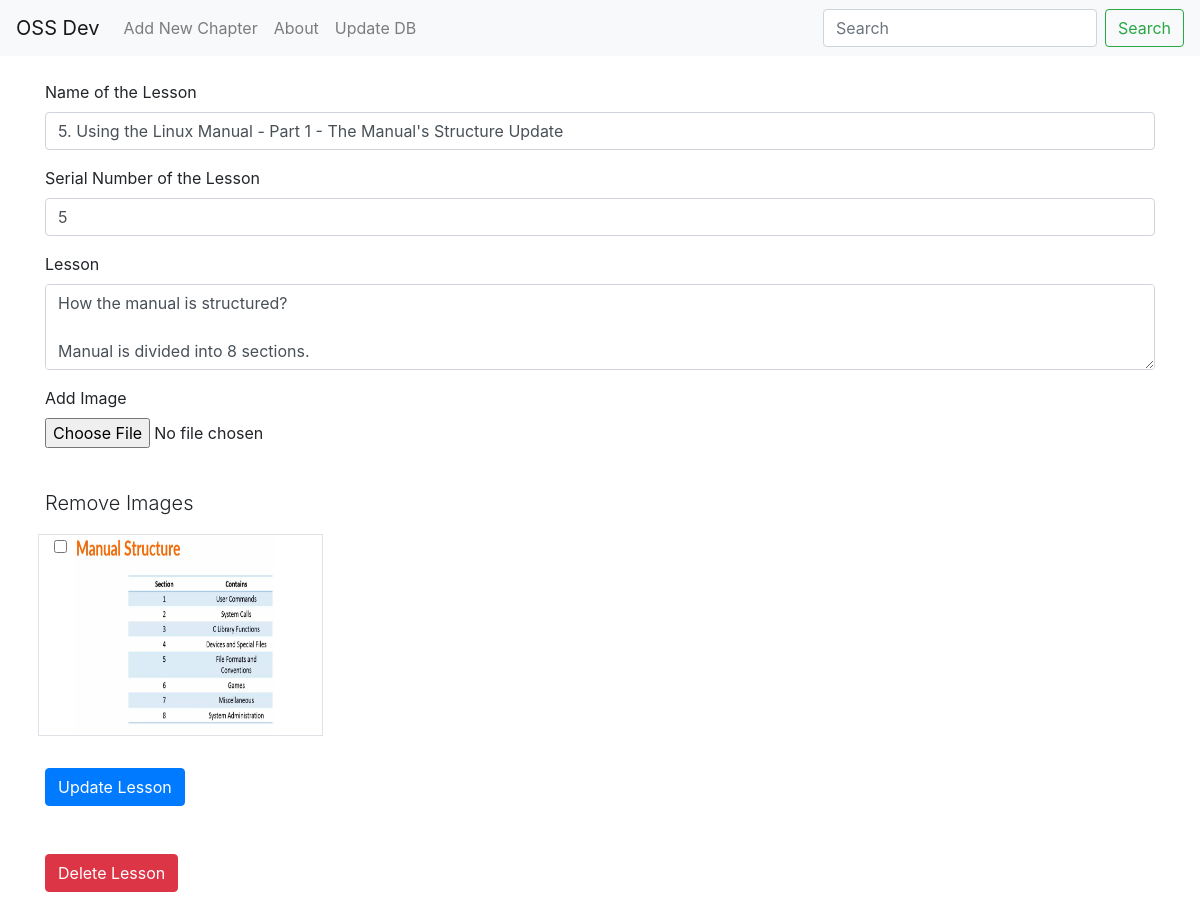
The app's page /update/lesson/5, older data.
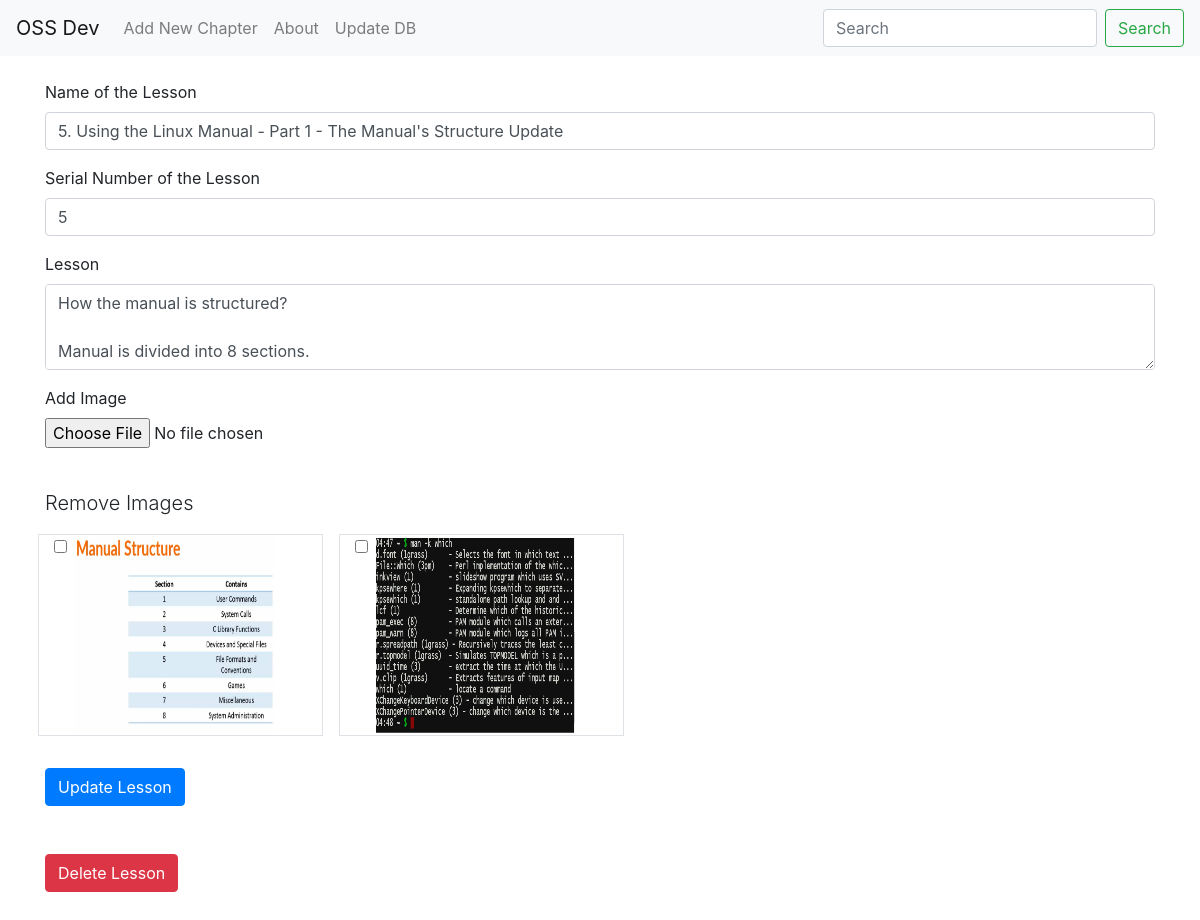
The same page, newer data.
### flask_app.py (models this page shows, shortened)
class Lessons(db.Model):
    __tablename__ = 'lessons'
    id = db.Column(db.Integer, primary_key=True)
    name = db.Column(db.String)
    slno = db.Column(db.Integer)
    lesson = db.Column(db.Text)
    chapter = db.Column(db.Integer, db.ForeignKey('chapters.id'))
    images = db.relationship('Images', cascade="all,delete", backref='my_lesson', lazy='dynamic')

class Images(db.Model):
    __tablename__ = 'images'
    id = db.Column(db.Integer, primary_key=True)
    image_path = db.Column(db.String)
    lesson = db.Column(db.Integer, db.ForeignKey('lessons.id'))

### flask_app.py (the view, shortened to what this page needs)
@app.route('/update/lesson/<int:id>', methods=['GET', 'POST'])
def updateLesson(id):
    lesson = Lessons.query.get(id)
    images = Images.query.filter_by(lesson=lesson.id)
    if request.method=='GET':
        return render_template('updateLesson.html', lesson=lesson, images=images, courseName=courseName, courseAbout=courseAbout)

### templates/updateLesson.html (shortened to what this page needs)
{% extends "base.html" %}
{% block body %}
<div class="container my-4">
    <form action="{{url_for('updateLesson', id=lesson.id)}}" method="POST" enctype="multipart/form-data">
        <div class="form-group">
            <label for="lesson_name">Name of the Lesson</label>
            {% if edited_name %}
            <input type="text" class="form-control" id="lesson_name" name="lesson_name" value="{{edited_name}}">
            {% else %}
            <input type="text" class="form-control" id="lesson_name" name="lesson_name" value="{{lesson.name}}">
            {% endif %}
        </div>
        <div class="form-group">
            <label for="slno">Serial Number of the Lesson</label>
            {% if edited_slno %}
            <input type="number" class="form-control" id="slno" name="slno" value="{{edited_slno}}">
            {% else %}
            <input type="number" class="form-control" id="slno" name="slno" value="{{lesson.slno}}">
            {% endif %}
        </div>
        <div class="form-group">
            <label for="lesson">Lesson</label>
            {% if edited_lesson %}
            <textarea class="form-control" name="lesson" id="lesson" rows="3">{{edited_lesson}}</textarea>
            {% else %}
            <textarea class="form-control" name="lesson" id="lesson" rows="3">{{lesson.lesson}}</textarea>
            {% endif %}
        </div>
        <div class="form-group">
            <label for="image">Add Image</label>
            <input type="file" name="image" class="form-control-file" id="image">
        </div>
        <br>
        {% if images.count() > 0 %}
        <label for="" class="lead">Remove Images</label>
        {% endif %}
        <div class="row">
            {% for image in images %}
            <div class="col-3 m-2 border">
                <div class="form-check">
                    <input class="form-check-input" name="rmv_imgs" type="checkbox" value="{{image.id}}"
                        id="image{{loop.index}}">
                    <label class="form-check-label" for="image{{loop.index}}">
                        <img src="/static/img/{{image.image_path}}" width="200px" height="200px" alt="">
                    </label>
                </div>
            </div>
            {% endfor %}
        </div>
        <button type="button" class="btn btn-primary my-4" data-toggle="modal" data-target="#updateModal">
            Update Lesson
        </button>
    </form>
    <button type="button" class="btn btn-danger my-4" data-toggle="modal" data-target="#deleteModal">
        Delete Lesson
    </button>
</div>
{% endblock %}

### templates/base.html (shortened to what this page needs)
<!doctype html>
<html lang="en">
<head>
    <link rel="stylesheet" href="https://maxcdn.bootstrapcdn.com/bootstrap/4.0.0/css/bootstrap.min.css"
>
</head>
<body>
    <nav class="navbar navbar-expand-lg navbar-light bg-light">
        <a class="navbar-brand" href="{{url_for('home')}}">{{courseName}}</a>
        <div class="collapse navbar-collapse" id="navbarSupportedContent">
            <ul class="navbar-nav mr-auto">
                <li class="nav-item">
                    <a class="nav-link" href="{{url_for('newchapter')}}">Add New Chapter</a>
                </li>
		        <li class="nav-item">
                    <a class="nav-link" href="{{url_for('about')}}">About</a>
                </li>
                <li class="nav-item">
                    <a class="nav-link" href="{{url_for('updatedb')}}">Update DB</a>
                </li>
            </ul>
            <form class="form-inline my-2 my-lg-0" action="{{url_for('search')}}" method="GET">
                <input class="form-control mr-sm-2" type="search" name="search" placeholder="Search" aria-label="Search" autocomplete="off">
                <button class="btn btn-outline-success my-2 my-sm-0" type="submit">Search</button>
            </form>
        </div>
    </nav>
    {% block body %} {% endblock %}
</body>
</html>

Row changes from the older to the newer data that the page shows:
added Images: image_path (picture)
